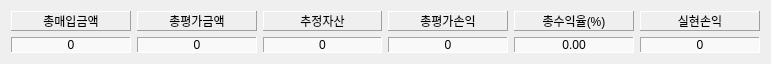
    <widget class="QWidget" name="gridLayoutWidget">
     <property name="geometry">
      <rect>
       <x>10</x>
       <y>10</y>
       <width>771</width>
       <height>51</height>
      </rect>
     </property>
     <layout class="QGridLayout" name="gridLayout">
      <item row="0" column="0">
       <widget class="QLabel" name="label_11">
        <property name="autoFillBackground">
         <bool>true</bool>
        </property>
        <property name="frameShape">
         <enum>QFrame::Panel</enum>
        </property>
        <property name="frameShadow">
         <enum>QFrame::Raised</enum>
        </property>
        <property name="text">
         <string>총매입금액</string>
        </property>
        <property name="alignment">
         <set>Qt::AlignCenter</set>
        </property>
       </widget>
      </item>
      <item row="0" column="2">
       <widget class="QLabel" name="label_13">
        <property name="autoFillBackground">
         <bool>true</bool>
        </property>
        <property name="frameShape">
         <enum>QFrame::Panel</enum>
        </property>
        <property name="frameShadow">
         <enum>QFrame::Raised</enum>
        </property>
        <property name="text">
         <string>추정자산</string>
        </property>
        <property name="alignment">
         <set>Qt::AlignCenter</set>
        </property>
       </widget>
      </item>
      <item row="1" column="3">
       <widget class="QLabel" name="lblProfit">
        <property name="autoFillBackground">
         <bool>false</bool>
        </property>
        <property name="styleSheet">
         <string notr="true">background-color:#F9F9F9</string>
        </property>
        <property name="frameShape">
         <enum>QFrame::Panel</enum>
        </property>
        <property name="frameShadow">
         <enum>QFrame::Sunken</enum>
        </property>
        <property name="text">
         <string>0</string>
        </property>
        <property name="alignment">
         <set>Qt::AlignCenter</set>
        </property>
       </widget>
      </item>
      <item row="0" column="1">
       <widget class="QLabel" name="label_12">
        <property name="autoFillBackground">
         <bool>true</bool>
        </property>
        <property name="frameShape">
         <enum>QFrame::Panel</enum>
        </property>
        <property name="frameShadow">
         <enum>QFrame::Raised</enum>
        </property>
        <property name="text">
         <string>총평가금액</string>
        </property>
        <property name="alignment">
         <set>Qt::AlignCenter</set>
        </property>
       </widget>
      </item>
      <item row="1" column="4">
       <widget class="QLabel" name="lblFrofitRate">
        <property name="autoFillBackground">
         <bool>false</bool>
        </property>
        <property name="styleSheet">
         <string notr="true">background-color:#F9F9F9</string>
        </property>
        <property name="frameShape">
         <enum>QFrame::Panel</enum>
        </property>
        <property name="frameShadow">
         <enum>QFrame::Sunken</enum>
        </property>
        <property name="text">
         <string>0.00</string>
        </property>
        <property name="alignment">
         <set>Qt::AlignCenter</set>
        </property>
       </widget>
      </item>
      <item row="1" column="1">
       <widget class="QLabel" name="lblAmount">
        <property name="autoFillBackground">
         <bool>false</bool>
        </property>
        <property name="styleSheet">
         <string notr="true">background-color:#F9F9F9</string>
        </property>
        <property name="frameShape">
         <enum>QFrame::Panel</enum>
        </property>
        <property name="frameShadow">
         <enum>QFrame::Sunken</enum>
        </property>
        <property name="text">
         <string>0</string>
        </property>
        <property name="alignment">
         <set>Qt::AlignCenter</set>
        </property>
       </widget>
      </item>
      <item row="0" column="4">
       <widget class="QLabel" name="label_15">
        <property name="autoFillBackground">
         <bool>true</bool>
        </property>
        <property name="frameShape">
         <enum>QFrame::Panel</enum>
        </property>
        <property name="frameShadow">
         <enum>QFrame::Raised</enum>
        </property>
        <property name="text">
         <string>총수익율(%)</string>
        </property>
        <property name="alignment">
         <set>Qt::AlignCenter</set>
        </property>
       </widget>
      </item>
      <item row="0" column="3">
       <widget class="QLabel" name="label_14">
        <property name="autoFillBackground">
         <bool>true</bool>
        </property>
        <property name="frameShape">
         <enum>QFrame::Panel</enum>
        </property>
        <property name="frameShadow">
         <enum>QFrame::Raised</enum>
        </property>
        <property name="text">
         <string>총평가손익</string>
        </property>
        <property name="alignment">
         <set>Qt::AlignCenter</set>
        </property>
       </widget>
      </item>
      <item row="1" column="2">
       <widget class="QLabel" name="lblAssets">
        <property name="autoFillBackground">
         <bool>false</bool>
        </property>
        <property name="styleSheet">
         <string notr="true">background-color:#F9F9F9</string>
        </property>
        <property name="frameShape">
         <enum>QFrame::Panel</enum>
        </property>
        <property name="frameShadow">
         <enum>QFrame::Sunken</enum>
        </property>
        <property name="text">
         <string>0</string>
        </property>
        <property name="alignment">
         <set>Qt::AlignCenter</set>
        </property>
       </widget>
      </item>
      <item row="1" column="0">
       <widget class="QLabel" name="lblBuy">
        <property name="autoFillBackground">
         <bool>false</bool>
        </property>
        <property name="styleSheet">
         <string notr="true">background-color:#F9F9F9</string>
        </property>
        <property name="frameShape">
         <enum>QFrame::Panel</enum>
        </property>
        <property name="frameShadow">
         <enum>QFrame::Sunken</enum>
        </property>
        <property name="text">
         <string>0</string>
        </property>
        <property name="alignment">
         <set>Qt::AlignCenter</set>
        </property>
       </widget>
      </item>
      <item row="1" column="5">
       <widget class="QLabel" name="lblProfitLoss">
        <property name="autoFillBackground">
         <bool>false</bool>
        </property>
        <property name="styleSheet">
         <string notr="true">background-color:#F9F9F9</string>
        </property>
        <property name="frameShape">
         <enum>QFrame::Panel</enum>
        </property>
        <property name="frameShadow">
         <enum>QFrame::Sunken</enum>
        </property>
        <property name="text">
         <string>0</string>
        </property>
        <property name="alignment">
         <set>Qt::AlignCenter</set>
        </property>
       </widget>
      </item>
      <item row="0" column="5">
       <widget class="QLabel" name="label_37">
        <property name="autoFillBackground">
         <bool>true</bool>
        </property>
        <property name="frameShape">
         <enum>QFrame::Panel</enum>
        </property>
        <property name="frameShadow">
         <enum>QFrame::Raised</enum>
        </property>
        <property name="text">
         <string>실현손익</string>
        </property>
        <property name="alignment">
         <set>Qt::AlignCenter</set>
        </property>
       </widget>
      </item>
     </layout>
    </widget>
